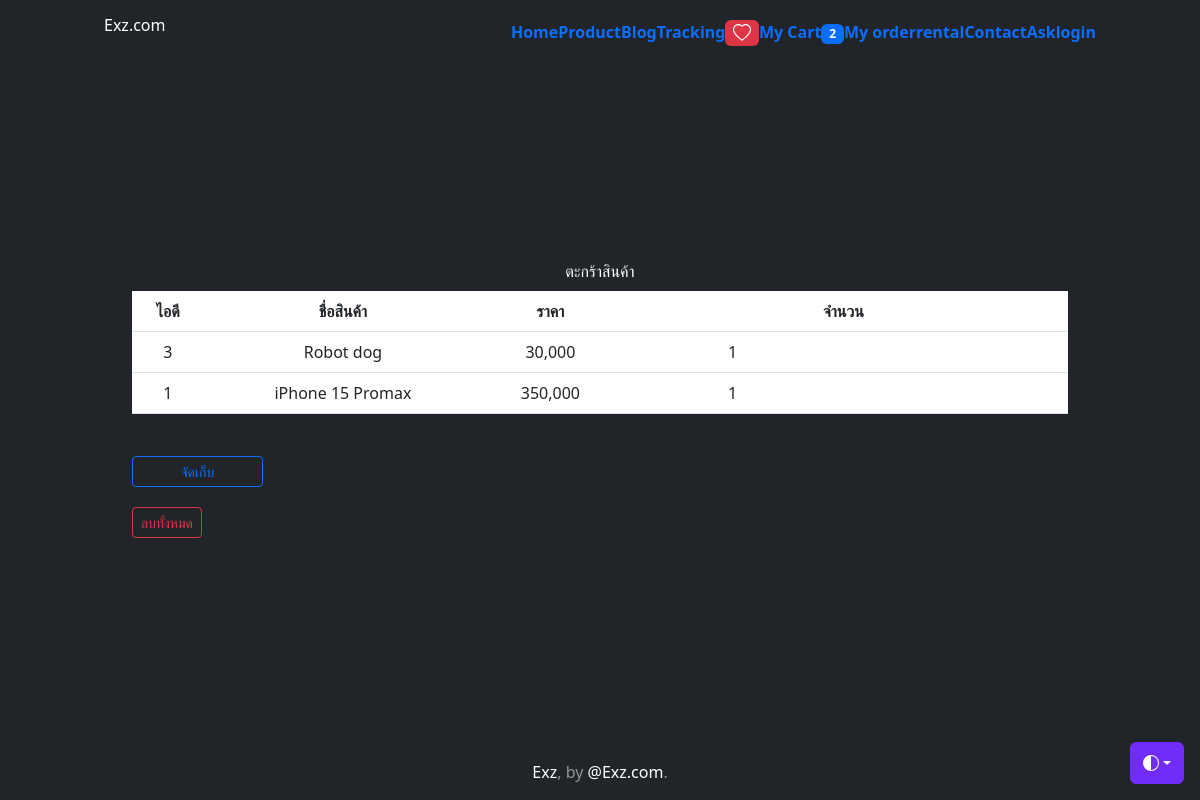
The page /edit-cart/ (signed in) on the database its author committed.
### myapp/models.py (models this page shows, shortened)
class Profile(models.Model):
    user = models.OneToOneField(User,on_delete=models.CASCADE)
    photo = models.ImageField(upload_to='profile_photo',null=True, blank=True)
    usertype = models.CharField(max_length=100,default='member')
    interested_in = models.CharField(max_length=100,null=True, blank=True)
    facebook = models.CharField(max_length=100,default='No Facebook')
    address = models.TextField(null=True, blank=True)
    tel = models.CharField(max_length=100,null=True,blank=True)
    cart_quantity = models.IntegerField(default=0)

class Cart(models.Model):
    user = models.ForeignKey(User, on_delete=models.CASCADE)
    product_id = models.CharField(max_length=100, null=True, blank=True)
    product_name = models.CharField(max_length=100, null=True, blank=True)
    price = models.IntegerField(null=True, blank=True)
    quantity = models.IntegerField(null=True, blank=True)
    stamp = models.DateTimeField(auto_now_add=True, blank=True, null=True)
    total = models.IntegerField(null=True, blank=True)

### myapp/views.py (the view, shortened to what this page needs)
# urls.py: path('edit-cart/',MyCartEdit, name='my-cart-edit'),
def MyCartEdit(request):
    username = request.user.username
    user = User.objects.get(username=username)
    context = {}
    mycart = Cart.objects.filter(user=user)
    context["mycart"] = mycart
    return render(request, "myapp/my-cart-edit.html", context)

### myapp/templates/myapp/my-cart-edit.html (shortened to what this page needs)
{% extends 'myapp/base.html' %}
{% load static %}
{% load humanize %}
{% block content %}
    <br />
    <div class="container">
      <div class="text-color">
        <h3>ตะกร้าสินค้า</h3>
      </div>
      <div style="padding: 5px"></div>
      <form method="POST" id="formsave">
        <table class="table">
          <tr>
            <th>ไอดี</th>
            <th>ชื่อสินค้า</th>
            <th>ราคา</th>
            <th>จำนวน</th>
          </tr>
          {% for pd in mycart %}
          <tr>
            <td>{{pd.product_id}}</td>
            <td>{{pd.product_name}}</td>
            <td>{{pd.price|intcomma}}</td>
            <td>
              <input
                type="text"
                name="pd_{{pd.product_id}}"
                value="{{pd.quantity}}"
              />
            </td>
          </tr>
          {% endfor %}
        </table>
        <div style="padding: 5px"></div>
      </form>
      <div class="row text-left">
        <div style="padding: 8px"></div>
        <form>
        <button type="submit" form="formsave" class="btn btn-outline-primary btn-sm" style="width: 14%;">
          จัดเก็บ
        </button>
        </form>
        <div style="padding: 10px"></div>
        <form
          id="formclear"
          method="POST"
          onsubmit="return confirm('กดยืนยันเพื่อลบสินค้าทั้งหมด หรือ ไม่?')"
        >
          <button type="submit" form="formclear" class="btn btn-outline-danger btn-sm">
            ลบทั้งหมด
          </button>
        </form>
      </div>
      <div style="padding: 20px"></div>
    </div>
{% endblock content %}

### myapp/templates/myapp/base.html (shortened to what this page needs)
<!doctype html>
<html lang="en" class="h-100" data-bs-theme="auto">
  <head><script src="https://getbootstrap.com/docs/5.3/assets/js/color-modes.js"></script>
    <link rel="stylesheet" href="https://cdn.jsdelivr.net/npm/@docsearch/css@3">
<link href="https://getbootstrap.com/docs/5.3/dist/css/bootstrap.min.css" rel="stylesheet">
    <link href="https://cdn.jsdelivr.net/npm/tailwindcss@2.2.19/dist/tailwind.min.css" rel="stylesheet">
    <link href="https://getbootstrap.com/docs/5.3/examples/cover/cover.css" rel="stylesheet">
  </head>
  <body class="d-flex h-100 text-center text-bg-dark">
    <div class="dropdown position-fixed bottom-0 end-0 mb-3 me-3 bd-mode-toggle">
      <button class="btn btn-bd-primary py-2 dropdown-toggle d-flex align-items-center"
              id="bd-theme"
              type="button"
              aria-expanded="false"
              data-bs-toggle="dropdown"
              aria-label="Toggle theme (auto)">
        <svg class="bi my-1 theme-icon-active" width="1em" height="1em"><use href="#circle-half"></use></svg>
      </button>
    </div>
<div class="container d-flex w-100 h-100 p-3 mx-auto flex-column">
  <header class="mb-auto">
    <div>
      <h1 class="float-md-start mb-0">Exz.com</h1>
      <nav class="nav nav-masthead justify-content-center float-md-end">
        {% block menubar %}
        <a class="nav-link fw-bold py-1 px-0" aria-current="page" href="{% url 'home' %}">Home</a>
        <a class="nav-link fw-bold py-1 px-0" href="{% url 'all-product' %}">Product</a>
        <a class="nav-link fw-bold py-1 px-0" href="{% url 'post' %}">Blog</a>
        <a class="nav-link fw-bold py-1 px-0" href="{% url 'tracking' %}">Tracking</a>
        {% if user.is_authenticated and user.profile.usertype == 'member' %}
        <a class="nav-link fw-bold py-1 px-0" href="{% url 'wishlist-page' %}"><span class="badge bg-danger">
          </span>
        </a>
          <a class="nav-link fw-bold py-1 px-0" href="{% url 'my-cart' %}">My Cart<span class="badge bg-primary"><font color="white">{{user.profile.cart_quantity}}</font></span></a>
          <a class="nav-link fw-bold py-1 px-0" href="{% url 'cart-order-product' %}">My order</a>
          <a class="nav-link fw-bold py-1 px-0" href="{% url 'all-machine-page' %}">rental </a>
        {% endif %}
        <a class="nav-link fw-bold py-1 px-0" href="{% url 'contact' %}">Contact</a>
        <a class="nav-link fw-bold py-1 px-0" href="{% url 'ask' %}">Ask</a>
          <a class="nav-link fw-bold py-1 px-0" href="{% url 'login' %}">login</a>
        {% endblock menubar %}
      </nav>
    </div>
  </header>
  <main class="px-3 container d-flex w-100 mx-auto flex-column">
    {% block content %}{% endblock content %}
  </main>
  <footer class="mt-auto text-white-50">
    <p><a href="https://facebook.com/Exz" class="text-white">Exz</a>, by <a href="https://x.com/UncleEngineer" class="text-white">@Exz.com</a>.</p>
  </footer>
</div>
    </body>
</html>

### myapp/templates/myapp/base.html (style rules this page uses)
.bi { vertical-align: -.125em; fill: currentColor; }
.btn-bd-primary { --bd-violet-bg: #712cf9; --bd-violet-rgb: 112.520718, 44.062154, 249.437846; --bs-btn-font-weight: 600; --bs-btn-color: var(--bs-white); --bs-btn-bg: var(--bd-violet-bg); --bs-btn-border-color: var(--bd-violet-bg); --bs-btn-hover-color: var(--bs-white); --bs-btn-hover-bg: #6528e0; --bs-btn-hover-border-color: #6528e0; --bs-btn-focus-shadow-rgb: var(--bd-violet-rgb); --bs-btn-active-color: var(--bs-btn-hover-color); --bs-btn-active-bg: #5a23c8; --bs-btn-active-border-color: #5a23c8; }
.bd-mode-toggle { z-index: 1500; }

### rows shown on the page
Cart: product_id "3", product_name "Robot dog", price "30,000", quantity "1"
Cart: product_id "1", product_name "iPhone 15 Promax", price "350,000"

### other values the page prints
{{ user.profile.cart_quantity }} "2"
